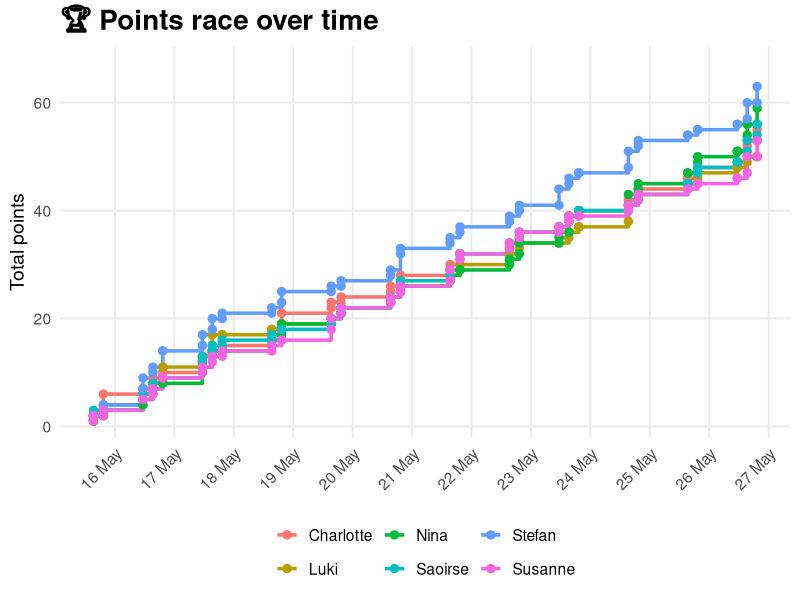

Write R code to recreate this figure.
## ---- chunk 1
#| echo: false
#| message: false
#| warning: false

library(tidyverse)
library(lubridate)

site_timezone <- "Europe/Zurich"

flags <- tribble(
  ~team, ~flag,
  "DE",  "🇩🇪",
  "GER", "🇩🇪",
  "FIN", "🇫🇮",
  "SUI", "🇨🇭",
  "CH",  "🇨🇭",
  "USA", "🇺🇸",
  "AUT", "🇦🇹",
  "LAT", "🇱🇻",
  "GB",  "🇬🇧",
  "HUN", "🇭🇺",
  "CAN", "🇨🇦",
  "SWE", "🇸🇪",
  "CZE", "🇨🇿",
  "SVK", "🇸🇰",
  "DEN", "🇩🇰",
  "NOR", "🇳🇴",
  "KAZ", "🇰🇿",
  "FRA", "🇫🇷",
  "SLO", "🇸🇮",
  "ITA", "🇮🇹",
  "POL", "🇵🇱"
)

team_label <- function(team_code) {
  flag <- flags$flag[match(team_code, flags$team)]
  ifelse(is.na(flag), team_code, paste(flag, team_code))
}

guesses <- read_csv(
  "data/guesses.csv",
  col_types = cols(.default = col_character()),
  show_col_types = FALSE
) |>
  mutate(
    Date = dmy(Date),
    Time = format(strptime(Time, format = "%H:%M"), "%H:%M"),
    match_start = ymd_hm(
      paste(Date, Time),
      tz = site_timezone
    ),
    match_date = as_date(match_start, tz = site_timezone),

    # Keep the original guess values as text.
    # This is needed for bonus questions like "SUI" or "CAN".
    guess_1_raw = pred_goal_1,
    guess_2_raw = pred_goal_2,

    # Convert only normal match guesses to numbers.
    pred_goal_1 = suppressWarnings(as.integer(pred_goal_1)),
    pred_goal_2 = suppressWarnings(as.integer(pred_goal_2))
  )

results <- read_csv("data/results.csv", show_col_types = FALSE) |>
  mutate(
    actual_goal_1 = as.integer(actual_goal_1),
    actual_goal_2 = as.integer(actual_goal_2)
  )

match_groups <- c("A", "B", "Q", "S", "F")

scored <- guesses |>
  filter(group %in% match_groups) |>
  left_join(
    results |>
      select(group, match_id, actual_goal_1, actual_goal_2),
    by = c("group", "match_id")
  ) |>
  mutate(
    match_finished = !is.na(actual_goal_1) & !is.na(actual_goal_2),

    pred_outcome = case_when(
      pred_goal_1 > pred_goal_2 ~ "team_1",
      pred_goal_1 < pred_goal_2 ~ "team_2",
      TRUE ~ "draw"
    ),

    actual_outcome = case_when(
      actual_goal_1 > actual_goal_2 ~ "team_1",
      actual_goal_1 < actual_goal_2 ~ "team_2",
      TRUE ~ "draw"
    ),

    pred_diff = pred_goal_1 - pred_goal_2,
    actual_diff = actual_goal_1 - actual_goal_2,

        points_winner = case_when(
      group == "Q" ~ 2L,
      group == "S" ~ 3L,
      group == "F" ~ 4L,
      TRUE ~ 1L
    ),

    points_diff = case_when(
      group == "Q" ~ 4L,
      group == "S" ~ 5L,
      group == "F" ~ 6L,
      TRUE ~ 2L
    ),

    points_exact = case_when(
      group == "Q" ~ 6L,
      group == "S" ~ 8L,
      group == "F" ~ 10L,
      TRUE ~ 3L
    ),

    points_type = case_when(
      !match_finished ~ NA_character_,
      is.na(pred_goal_1) | is.na(pred_goal_2) ~ "none",
      pred_goal_1 == actual_goal_1 & pred_goal_2 == actual_goal_2 ~ "exact",
      pred_diff == actual_diff ~ "diff",
      pred_outcome == actual_outcome ~ "winner",
      TRUE ~ "none"
    ),

    points = case_when(
      !match_finished ~ NA_integer_,
      points_type == "exact" ~ points_exact,
      points_type == "diff" ~ points_diff,
      points_type == "winner" ~ points_winner,
      TRUE ~ 0L
    )
  )
## ---- chunk 2
#| echo: false
#| results: asis

now_time <- now(tzone = site_timezone)
today_date <- today(tzone = site_timezone)

todays_games <- guesses |>
  filter(group %in% match_groups) |>
  mutate(
    match_date = as_date(match_start, tz = site_timezone)
  ) |>
  filter(
    match_date == today_date
  ) |>
  arrange(match_start, group, match_id, player_name)

if (nrow(todays_games) == 0) {
  cat("No games scheduled for today.")
} else {
  
  match_list <- todays_games |>
    distinct(match_id, group, team_1, team_2, Time, match_start) |>
    arrange(match_start)
  
  for (i in seq_len(nrow(match_list))) {
    
    this_match <- match_list[i, ]
    
    match_guesses <- todays_games |>
      filter(
        match_id == this_match$match_id,
        group == this_match$group
      ) |>
      mutate(
        Guess = paste0(pred_goal_1, "–", pred_goal_2)
      ) |>
      select(
        Player = player_name,
        Guess
      )
    
    cat('<div class="match-card">\n')
    
    cat(
      '<div class="match-title">',
      team_label(this_match$team_1),
      ' – ',
      team_label(this_match$team_2),
      '</div>\n',
      sep = ""
    )
    
    cat(
      '<div class="match-time">Puck drop: ',
      this_match$Time,
      '</div>\n',
      sep = ""
    )
    
    print(
      knitr::kable(
        match_guesses,
        format = "html",
        align = c("l", "c")
      )
    )
    
    cat('</div>\n\n')
  }
}
## ---- chunk 3
#| echo: false
#| results: asis

bonus_answers <- read_csv(
  "data/bonus_answers.csv",
  col_types = cols(.default = col_character()),
  show_col_types = FALSE
) |>
  mutate(
    correct_number = suppressWarnings(as.numeric(correct_number))
  )

bonus_guesses <- guesses |>
  filter(group %in% c("CA", "CG")) |>
  mutate(
    question = coalesce(team_1, match_id),
    guess = coalesce(guess_1_raw, guess_2_raw),
    guess = na_if(guess, "")
  ) |>
  left_join(
    bonus_answers,
    by = c("group", "match_id")
  ) |>
  mutate(
    question = coalesce(question.y, question.x),
    guess_number = suppressWarnings(as.numeric(guess))
  )

bonus_ca <- bonus_guesses |>
  filter(group == "CA") |>
  mutate(
    points_awarded = case_when(
      is.na(correct_answer) | correct_answer == "" ~ NA_integer_,
      str_to_upper(guess) == str_to_upper(correct_answer) ~ 8L,
      TRUE ~ 0L
    )
  )

bonus_cg <- bonus_guesses |>
  filter(group == "CG") |>
  group_by(match_id) |>
  mutate(
    distance = abs(guess_number - correct_number),
    closest_rank = if_else(
      is.na(correct_number) | is.na(guess_number),
      NA_integer_,
      dense_rank(distance)
    ),
    points_awarded = case_when(
      is.na(closest_rank) ~ NA_integer_,
      closest_rank == 1 ~ 8L,
      closest_rank == 2 ~ 5L,
      closest_rank == 3 ~ 3L,
      TRUE ~ 0L
    )
  ) |>
  ungroup()

bonus_display <- bind_rows(bonus_ca, bonus_cg)

if (nrow(bonus_display) == 0) {
  cat("No bonus guesses available.")
} else {

  bonus_questions <- bonus_display |>
    distinct(group, match_id, question) |>
    arrange(group, match_id)

  cat('<div class="bonus-grid">\n')

  for (i in seq_len(nrow(bonus_questions))) {

    this_question <- bonus_questions[i, ]

    this_table <- bonus_display |>
      filter(
        group == this_question$group,
        match_id == this_question$match_id
      ) |>
      mutate(
        `Points awarded` = if_else(
          is.na(points_awarded),
          "—",
          as.character(points_awarded)
        )
      ) |>
      select(
        Player = player_name,
        Guess = guess,
        `Points awarded`
      ) |>
      arrange(desc(as.integer(if_else(`Points awarded` == "—", "0", `Points awarded`))), Player)

    cat('<div class="bonus-card">\n')

    cat(
      '<div class="bonus-title">',
      this_question$question,
      '</div>\n',
      sep = ""
    )

    print(
      knitr::kable(
        this_table,
        format = "html",
        align = c("l", "c", "c")
      )
    )

    cat('</div>\n\n')
  }

  cat('</div>\n')
}
## ---- chunk 4
#| echo: false

today_date <- today(tzone = site_timezone)

leaderboard <- scored |>
  filter(match_finished) |>
  mutate(
    match_date = as_date(match_start, tz = site_timezone)
  ) |>
  group_by(player_name) |>
  summarise(
    total_points = sum(points, na.rm = TRUE),
    points_today = sum(if_else(match_date == today_date, points, 0L), na.rm = TRUE),
    exact_scores = sum(points_type == "exact", na.rm = TRUE),
    correct_goal_diff = sum(points_type == "diff", na.rm = TRUE),
    correct_winner = sum(points_type == "winner", na.rm = TRUE),
    matches_scored = n(),
    .groups = "drop"
  ) |>
  arrange(
    desc(total_points),
    desc(points_today),
    desc(exact_scores),
    desc(correct_goal_diff),
    desc(correct_winner),
    player_name
  ) |>
  mutate(
    rank = row_number(),
    rank_display = case_when(
      rank == 1 ~ "🥇 1",
      rank == 2 ~ "🥈 2",
      rank == 3 ~ "🥉 3",
      TRUE ~ as.character(rank)
    ),
    points_today_display = if_else(
      points_today > 0,
      paste0("+", points_today),
      "0"
    )
  ) |>
  select(
    rank_display,
    player_name,
    total_points,
    points_today_display,
    exact_scores,
    correct_goal_diff,
    correct_winner,
    matches_scored
  )
## ---- chunk 5
#| echo: false
#| message: false

knitr::kable(
  leaderboard,
  col.names = c(
    "Rank",
    "Player",
    "Total points",
    "Today",
    "Exact score",
    "Goal diff.",
    "Winner",
    "Matches scored"
  )
)
## ---- chunk 6
#| echo: false
#| fig-width: 10
#| fig-height: 6

points_over_time <- scored |>
  filter(match_finished) |>
  arrange(match_start, match_id) |>
  group_by(player_name, match_start, match_id) |>
  summarise(
    points_this_match = sum(points, na.rm = TRUE),
    .groups = "drop"
  ) |>
  group_by(player_name) |>
  arrange(match_start, .by_group = TRUE) |>
  mutate(
    total_points = cumsum(points_this_match)
  ) |>
  ungroup()

if (nrow(points_over_time) > 0) {
  ggplot(
    points_over_time,
    aes(
      x = match_start,
      y = total_points,
      color = player_name,
      group = player_name
    )
  ) +
    geom_step(linewidth = 1.2, direction = "hv") +
    geom_point(size = 2.5) +
    labs(
      x = NULL,
      y = "Total points",
      title = "🏆 Points race over time",
      color = "Player"
    ) +
    scale_x_datetime(
      date_labels = "%d %b",
      date_breaks = "1 day"
    ) +
    scale_y_continuous(
      breaks = scales::pretty_breaks(),
      expand = expansion(mult = c(0.05, 0.12))
    ) +
    theme_minimal(base_size = 14) +
    theme(
      plot.title = element_text(face = "bold", size = 20),
      legend.position = "bottom",
      legend.title = element_blank(),
      panel.grid.minor = element_blank(),
      axis.text.x = element_text(angle = 45, hjust = 1)
    )
}
## ---- chunk 7
#| echo: false

scored |>
  filter(match_finished) |>
  mutate(
    Match = paste0(team_label(team_1), " ", actual_goal_1, "–", actual_goal_2, " ", team_label(team_2)),
    Prediction = paste0(pred_goal_1, "–", pred_goal_2)
  ) |>
  select(
    Player = player_name,
    Match,
    Prediction,
    Points = points
  ) |>
  arrange(Match, desc(Points), Player) |>
  knitr::kable()
